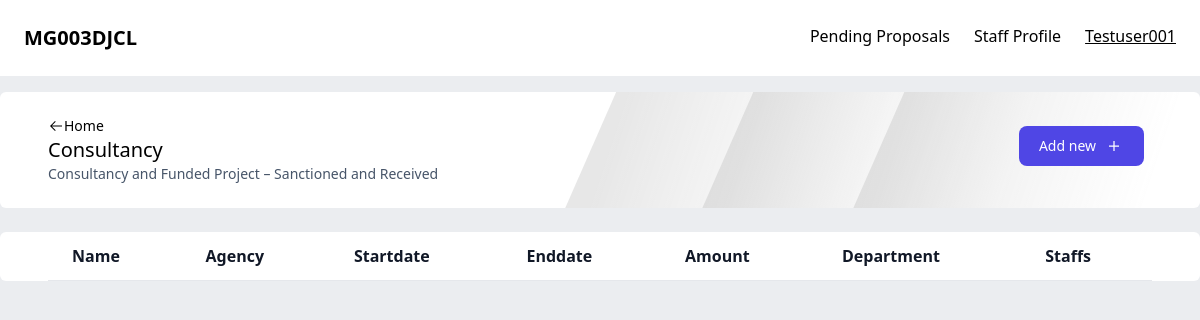
The app's page /consultancy/ (signed in), older data.
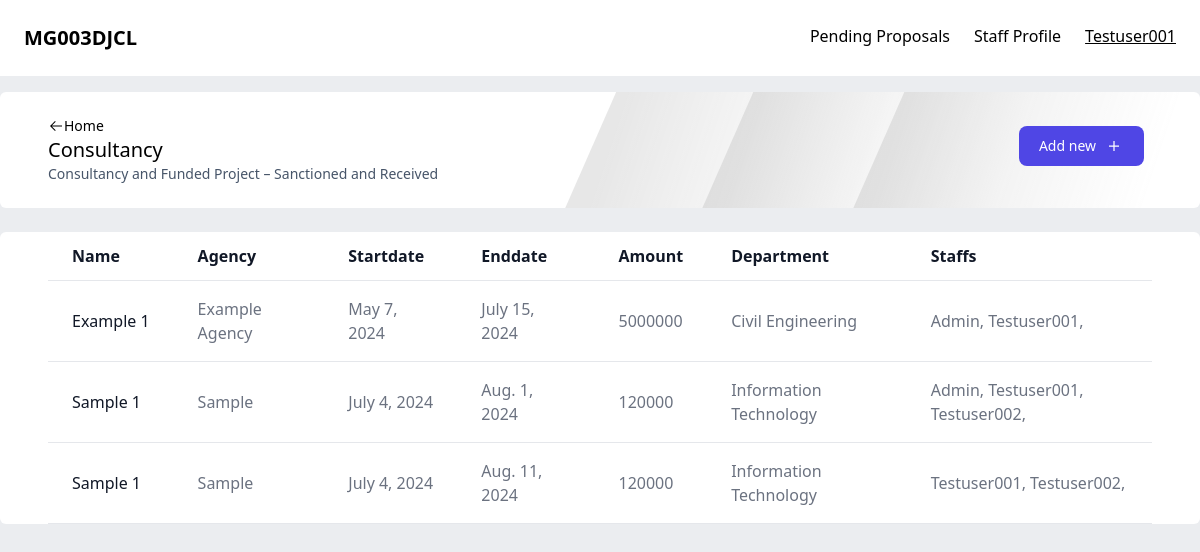
The same page, newer data.
### authentication/models.py (models this page shows)
class staff(AbstractUser):
    dept = models.ForeignKey(department, on_delete=models.CASCADE)
    designation = models.CharField(max_length=20)
    phone = models.CharField(max_length=20)
    designation = models.CharField(max_length=20)
    def __str__(self):
        return self.username

class department(models.Model):
    name = models.CharField(max_length=50)
    hod = models.OneToOneField('staff', on_delete=models.SET_NULL, null=True, blank=True, related_name='hod')
    def __str__(self):
        return self.name

### central/models.py (models this page shows, shortened)
class consultancy(models.Model):
    categories = [
        ("consultancy", "consultancy"),
        ("funding", "funding")
    ]
    category = models.CharField(max_length=25, choices=categories)
    name = models.CharField(max_length=50, unique=True)
    agency = models.CharField(max_length=50)
    startdate = models.DateField()
    enddate = models.DateField()
    amount = models.PositiveIntegerField()
    staffs = models.ManyToManyField(staff)
    department = models.ForeignKey(department, on_delete=models.SET_NULL, null=True)
    types = [
        ('sanctioned', 'sanctioned'),
        ('granted', 'granted')
    ]
    status = models.CharField(max_length=10, choices=types, blank=True, null=True)
    receivedamount = models.PositiveIntegerField(null=True, blank=True)
    uc = models.BooleanField(default=False, blank=True)
    hodapproval = models.BooleanField(verbose_name="HoD Approval Status", default=False, null=True)
    Controller = models.BooleanField(verbose_name="Controller Approval Status", default=False, null=True)
    class Meta:
        verbose_name = 'Consultancies and fundings'
        verbose_name_plural = 'Consultancies and fundings'

### central/views.py (the view)
# urls.py: path('consultancy/', ctv.consultancies),
@login_required(login_url='/signin')
def consultancies(request):
    consultancies = consultancy.objects.filter(staffs=request.user, category="consultancy")
    return render(request, 'central/consultancy.html', {"objects": consultancies})

### central/templates/central/consultancy.html (shortened to what this page needs)
{% extends 'central/publication.html' %}
{% block header %}
    <p class="text-xl font-medium">Consultancy</p>
    <p class="text-sm text-slate-600">Consultancy and Funded Project – Sanctioned and Received </p>
{% endblock %}
{% block addurl %}
     /consultancyapplication
{% endblock %}
{% block content %}
<table class=" text-left min-h-full text-gray-500 bg-white dark:text-gray-400 rounded-md overflow-x-auto w-full">
    <thead class="border-b text-gray-900 dark:text-gray-400">
        <tr>
            <th scope="col" class="px-6 py-3">
                Name
            </th>
            <th scope="col" class="px-6 py-3">
                Agency
            </th>
            <th scope="col" class="px-6 py-3">
                Startdate
            </th>
            <th scope="col" class="px-6 py-3">
                Enddate
            </th>
            <th scope="col" class="px-6 py-3">
                Amount
            </th>
            <th scope="col" class="px-6 py-3">
                Department
            </th>
            <th scope="col" class="px-6 py-3">
                Staffs
            </th>
        </tr>
    </thead>
    <tbody>
        {% for object in objects %}
        {% if object.category == 'consultancy' %}
        <tr class="border-b">
            <td scope="row" class="hover:underline px-6 py-4 font-medium text-gray-900 whitespace-nowrap">
                <a href="">
                {{object.name}}
                </a>
            </td>
            <td scope="row" class="px-6 py-4">
                <a href="">
                {{object.agency}}
                </a>
            </td>
            <td class="px-6 py-4">
                {{object.startdate}}
            </td>
            <td class="px-6 py-4">
                {{object.enddate}}
            </td>
            <td class="px-6 py-4">
                {{object.amount}}
            </td>
            <td class="px-6 py-4">
                {{object.department}}
            </td>
            <td class="px-6 py-4">
                {% for staff in object.staffs.all %}
                    {{staff}},
                {% endfor %}
            </td>
        </tr>
        {% endif %}
        {% endfor %}
    </tbody>
    </table>
{% endblock %}

### central/templates/central/nav.html (shortened to what this page needs)
<nav class="flex justify-between p-6 bg-white">
    <div>
         <p class="text-xl font-bold">MG003DJCL</p>
    </div>
    <div class="gap-6 hidden lg:flex">
         <a href="#">Pending Proposals</a>
         <a href="#">Staff Profile</a>
         <p class="font-medium underline">{{request.user}}</p>
    </div>
 </nav>

Row changes from the older to the newer data that the page shows:
added consultancy: name "Example 1", agency "Example Agency", startdate "May 7, 2024", enddate "July 15, 2024", amount "5000000", department "Civil Engineering", staff (username "Testuser001")
now on this page (row edited): staff: username "Admin"
added consultancy: name "Sample 1", agency "Sample", startdate "July 4, 2024", enddate "Aug. 1, 2024", amount "120000", department "Information Technology", staff (username "Testuser001")
now on this page (row unchanged): staff: username "Testuser002"
added consultancy: name "Sample 1", agency "Sample", startdate "July 4, 2024", enddate "Aug. 11, 2024", amount "120000", department "Information Technology", staff (username "Testuser001")
